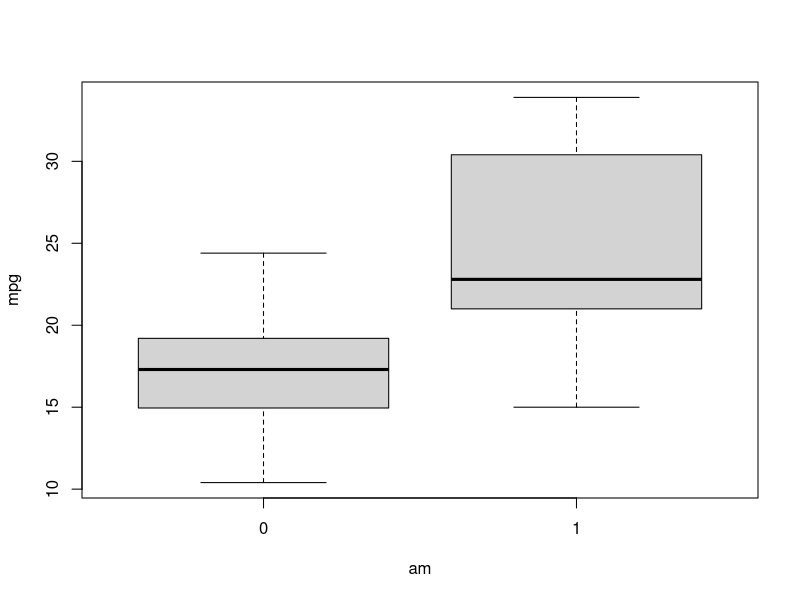

Reproduce this figure in R.
# Chapter 17
# two samples comparison

# data = mtcars
data(mtcars)
attach(mtcars)

boxplot(mpg ~ am)

t.test(mpg ~ as.factor(am))

# data = sleep
data(sleep)
attach(sleep)

?sleep

names(sleep)

t.test(extra[group==1], extra[group==2], paired = TRUE)

# one sample t-test group 2 - group 1
sleep.d <- with(sleep, extra[group == 2] - extra[group == 1])
t.test(sleep.d)

# one sample t-test group 1 - group 2
sleep.da <- with(sleep, extra[group == 1] - extra[group == 2])
t.test(sleep.da)


